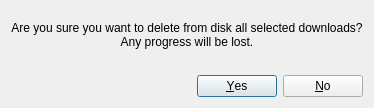
<?xml version="1.0" encoding="UTF-8"?>
<ui version="4.0">
 <class>Dialog</class>
 <widget class="QDialog" name="Dialog">
  <property name="windowModality">
   <enum>Qt::WindowModal</enum>
  </property>
  <property name="windowTitle">
   <string>Delete?</string>
  </property>
  <layout class="QGridLayout" name="gridLayout">
   <property name="sizeConstraint">
    <enum>QLayout::SetFixedSize</enum>
   </property>
   <item row="0" column="0">
    <layout class="QVBoxLayout" name="verticalLayout_2">
     <property name="sizeConstraint">
      <enum>QLayout::SetFixedSize</enum>
     </property>
     <item>
      <spacer name="verticalSpacer_2">
       <property name="orientation">
        <enum>Qt::Vertical</enum>
       </property>
       <property name="sizeHint" stdset="0">
        <size>
         <width>20</width>
         <height>10</height>
        </size>
       </property>
      </spacer>
     </item>
     <item>
      <layout class="QHBoxLayout" name="horizontalLayout_3">
       <property name="sizeConstraint">
        <enum>QLayout::SetFixedSize</enum>
       </property>
       <item>
        <layout class="QVBoxLayout" name="verticalLayout">
         <property name="spacing">
          <number>10</number>
         </property>
         <property name="sizeConstraint">
          <enum>QLayout::SetFixedSize</enum>
         </property>
         <item>
          <widget class="QLabel" name="label">
           <property name="text">
            <string>Are you sure you want to delete from disk all selected downloads? 
Any progress will be lost.</string>
           </property>
           <property name="alignment">
            <set>Qt::AlignCenter</set>
           </property>
          </widget>
         </item>
         <item>
          <layout class="QHBoxLayout" name="horizontalLayout_2">
           <property name="spacing">
            <number>0</number>
           </property>
           <property name="sizeConstraint">
            <enum>QLayout::SetFixedSize</enum>
           </property>
          </layout>
         </item>
        </layout>
       </item>
      </layout>
     </item>
     <item>
      <spacer name="verticalSpacer">
       <property name="orientation">
        <enum>Qt::Vertical</enum>
       </property>
       <property name="sizeHint" stdset="0">
        <size>
         <width>20</width>
         <height>20</height>
        </size>
       </property>
      </spacer>
     </item>
     <item>
      <layout class="QHBoxLayout" name="horizontalLayout">
       <property name="sizeConstraint">
        <enum>QLayout::SetFixedSize</enum>
       </property>
       <item>
        <spacer name="horizontalSpacer">
         <property name="orientation">
          <enum>Qt::Horizontal</enum>
         </property>
         <property name="sizeHint" stdset="0">
          <size>
           <width>40</width>
           <height>20</height>
          </size>
         </property>
        </spacer>
       </item>
       <item>
        <widget class="QDialogButtonBox" name="buttonBox">
         <property name="standardButtons">
          <set>QDialogButtonBox::No|QDialogButtonBox::Yes</set>
         </property>
        </widget>
       </item>
      </layout>
     </item>
    </layout>
   </item>
  </layout>
 </widget>
 <resources/>
 <connections>
  <connection>
   <sender>buttonBox</sender>
   <signal>accepted()</signal>
   <receiver>Dialog</receiver>
   <slot>accept()</slot>
   <hints>
    <hint type="sourcelabel">
     <x>352</x>
     <y>135</y>
    </hint>
    <hint type="destinationlabel">
     <x>347</x>
     <y>0</y>
    </hint>
   </hints>
  </connection>
  <connection>
   <sender>buttonBox</sender>
   <signal>rejected()</signal>
   <receiver>Dialog</receiver>
   <slot>reject()</slot>
   <hints>
    <hint type="sourcelabel">
     <x>282</x>
     <y>133</y>
    </hint>
    <hint type="destinationlabel">
     <x>232</x>
     <y>1</y>
    </hint>
   </hints>
  </connection>
 </connections>
</ui>
